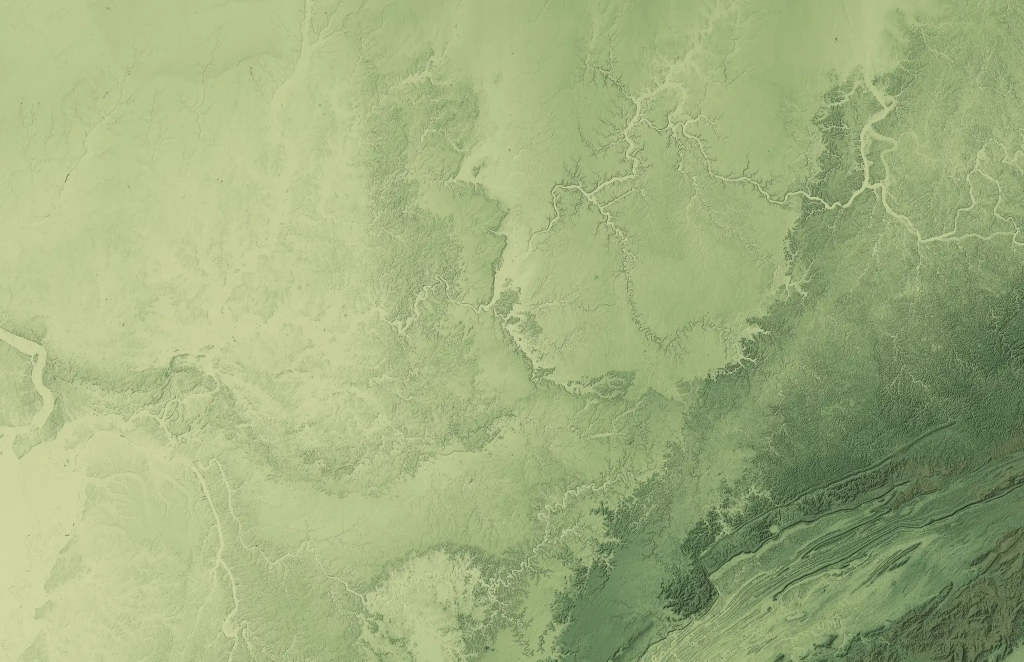
#> input picture tools/data/relief.webp, 2048 x 1323 px (shown at 1/2 size)
$ python social.py
#> lines starting #> are read from the running program, lines starting #| are printed output that depends on the picture
#!/usr/bin/env python3
"""The two pictures the game cannot inline.

Everything else here is a single file, but a link preview needs a real URL —
Open Graph will not take a data URI — and iOS will not take an SVG for a home
screen icon. Both are built from the same relief and the same county paths the
game itself draws, so a shared link looks like the thing it opens.

  share.jpg             1200x630, what a pasted link unfurls to
  apple-touch-icon.png  180x180, the home screen icon iOS takes
  icon-512.png          512x512, the same for the manifest, so Android installs

Usage: python3 tools/social.py
"""
import json, os, re
from PIL import Image, ImageDraw, ImageFont
from fontTools.ttLib import TTFont

HERE = os.path.dirname(os.path.abspath(__file__))
DATA = os.path.join(HERE, 'data')
OUT = os.path.dirname(HERE)
PAPER = (231, 235, 232)

C = json.load(open(os.path.join(DATA, 'counties.json')))
#> (reads tools/data/counties.json from the repository)
relief = Image.open(os.path.join(DATA, 'relief.webp')).convert('RGB')
#> relief is the input picture: PIL image 2048x1323 RGB; mean R, G, B 160.1, 176, 126
SW, SH = C['svg_w'], C['svg_h']
RK = relief.width / SW                      # relief pixels per map unit
#> RK = 1.02

# [7 lines left out: function ttf, not called in this run]

def rings(d):
    out = []
    for sub in d.split('Z'):
        pts = [(float(a), float(b)) for a, b in re.findall(r'[ML](-?[\d.]+) (-?[\d.]+)', sub)]
        if len(pts) > 2: out.append(pts)
    return out

def ky_bbox():
    x0 = y0 = 1e9; x1 = y1 = -1e9
    for ring in rings(C['outline']):
        for x, y in ring:
            x0, x1 = min(x0, x), max(x1, x); y0, y1 = min(y0, y), max(y1, y)
    return x0, y0, x1, y1

# [29 lines left out: functions crop, lines, not called in this run]

# ---- share card: the name first, the state given room, one goldenrod county ----
# A link preview is a poster, not a map. The county grid at this size was
# noise, the hillshade read as an old-map filter, and the state pressed on
# every edge. So: flat warm cream, the state at about three quarters of the
# width with air around it, county lines held back to a third, the border
# strong, and Madison County in the game's goldenrod with a pin on it — which
# says "geography game" without a word of mechanics. The relief survives only
# as a whisper inside the state. Drawn at 2x and downsampled, since PIL's
# lines and polygons are not antialiased on their own.
from PIL import ImageOps
x0, y0, x1, y1 = ky_bbox()
W, H = 1200, 630
SS = 2
w, h = W * SS, H * SS
CREAM  = (245, 240, 229)
FIELD_LO, FIELD_HI = (214, 206, 187), (236, 229, 211)   # the state's own tone, textured between these
INK    = (27, 36, 32)
GOLD   = (228, 169, 60)
MADDER = (155, 59, 38)
card = Image.new('RGBA', (w, h), CREAM + (255,))
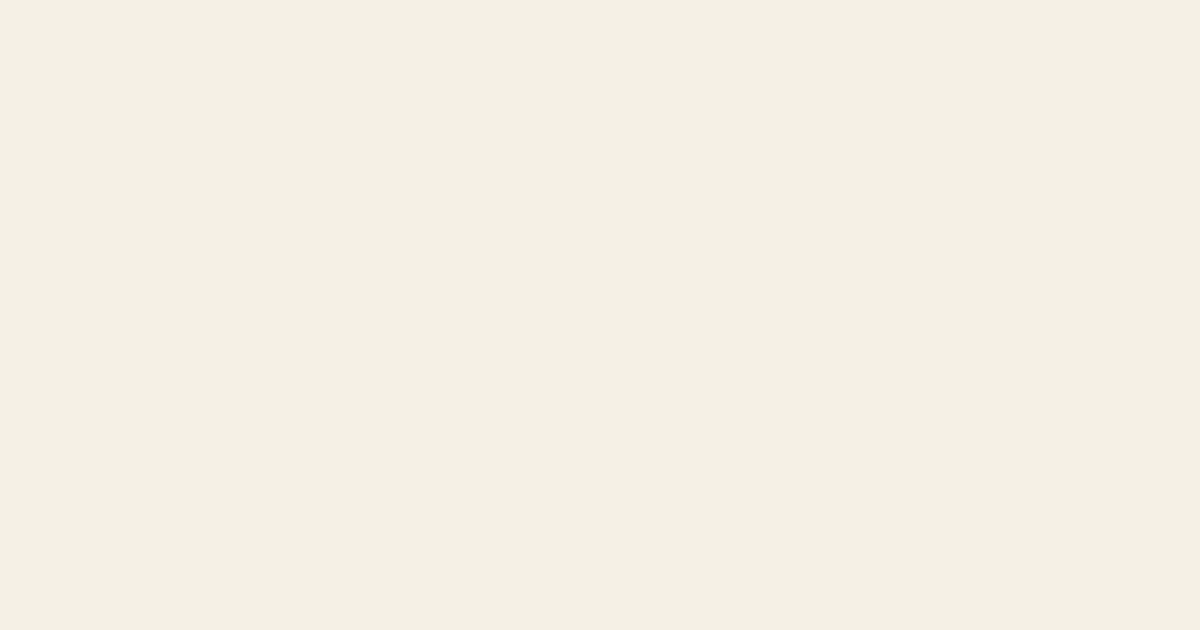
#> card: PIL image 2400x1260 RGBA (shown at 1/2 size); mean R, G, B, A 245, 240, 229, 255

kw, kh = x1 - x0, y1 - y0
state_w = 0.78 * w
sc = state_w / kw
ox = w - 56 * SS - state_w
oy = h - 50 * SS - kh * sc
P = lambda p: ((p[0] - x0) * sc + ox, (p[1] - y0) * sc + oy)

# the state: a flat field with a whisper of relief, cut to the outline
#> (the run stopped early here; a loop or call above may not have finished)
